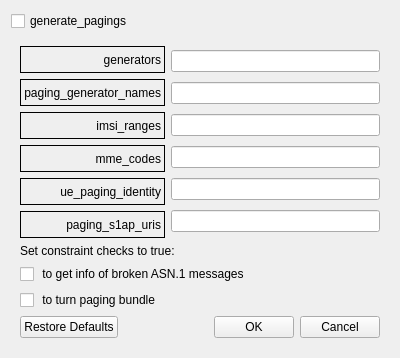
<?xml version="1.0" encoding="UTF-8"?>
<ui version="4.0">
 <class>PaggingForm</class>
 <widget class="QWidget" name="PaggingForm">
  <property name="geometry">
   <rect>
    <x>0</x>
    <y>0</y>
    <width>400</width>
    <height>327</height>
   </rect>
  </property>
  <property name="windowTitle">
   <string>Form</string>
  </property>
  <layout class="QVBoxLayout" name="verticalLayout">
   <item>
    <widget class="QCheckBox" name="checkBox_generate_paggings">
     <property name="text">
      <string>generate_pagings</string>
     </property>
    </widget>
   </item>
   <item>
    <widget class="QFrame" name="paggings">
     <property name="enabled">
      <bool>true</bool>
     </property>
     <property name="frameShape">
      <enum>QFrame::NoFrame</enum>
     </property>
     <property name="frameShadow">
      <enum>QFrame::Raised</enum>
     </property>
     <layout class="QGridLayout" name="gridLayout_2">
      <item row="1" column="0">
       <layout class="QVBoxLayout" name="verticalLayout_5">
        <item>
         <layout class="QHBoxLayout" name="horizontalLayout_2">
          <item>
           <layout class="QVBoxLayout" name="verticalLayout_3">
            <item>
             <widget class="QLabel" name="lbl_2">
              <property name="enabled">
               <bool>true</bool>
              </property>
              <property name="minimumSize">
               <size>
                <width>0</width>
                <height>27</height>
               </size>
              </property>
              <property name="frameShape">
               <enum>QFrame::Box</enum>
              </property>
              <property name="frameShadow">
               <enum>QFrame::Plain</enum>
              </property>
              <property name="text">
               <string>generators</string>
              </property>
              <property name="alignment">
               <set>Qt::AlignRight|Qt::AlignTrailing|Qt::AlignVCenter</set>
              </property>
             </widget>
            </item>
            <item>
             <widget class="QLabel" name="lbl_3">
              <property name="enabled">
               <bool>true</bool>
              </property>
              <property name="minimumSize">
               <size>
                <width>0</width>
                <height>27</height>
               </size>
              </property>
              <property name="frameShape">
               <enum>QFrame::Box</enum>
              </property>
              <property name="frameShadow">
               <enum>QFrame::Plain</enum>
              </property>
              <property name="text">
               <string>paging_generator_names</string>
              </property>
              <property name="alignment">
               <set>Qt::AlignRight|Qt::AlignTrailing|Qt::AlignVCenter</set>
              </property>
             </widget>
            </item>
            <item>
             <widget class="QLabel" name="lbl_5">
              <property name="enabled">
               <bool>true</bool>
              </property>
              <property name="minimumSize">
               <size>
                <width>0</width>
                <height>27</height>
               </size>
              </property>
              <property name="frameShape">
               <enum>QFrame::Box</enum>
              </property>
              <property name="frameShadow">
               <enum>QFrame::Plain</enum>
              </property>
              <property name="text">
               <string>imsi_ranges</string>
              </property>
              <property name="alignment">
               <set>Qt::AlignRight|Qt::AlignTrailing|Qt::AlignVCenter</set>
              </property>
             </widget>
            </item>
            <item>
             <widget class="QLabel" name="lbl_7">
              <property name="enabled">
               <bool>true</bool>
              </property>
              <property name="minimumSize">
               <size>
                <width>0</width>
                <height>27</height>
               </size>
              </property>
              <property name="frameShape">
               <enum>QFrame::Box</enum>
              </property>
              <property name="frameShadow">
               <enum>QFrame::Plain</enum>
              </property>
              <property name="text">
               <string>mme_codes</string>
              </property>
              <property name="alignment">
               <set>Qt::AlignRight|Qt::AlignTrailing|Qt::AlignVCenter</set>
              </property>
             </widget>
            </item>
            <item>
             <widget class="QLabel" name="lbl_6">
              <property name="enabled">
               <bool>true</bool>
              </property>
              <property name="minimumSize">
               <size>
                <width>0</width>
                <height>27</height>
               </size>
              </property>
              <property name="frameShape">
               <enum>QFrame::Box</enum>
              </property>
              <property name="frameShadow">
               <enum>QFrame::Plain</enum>
              </property>
              <property name="text">
               <string>ue_paging_identity</string>
              </property>
              <property name="alignment">
               <set>Qt::AlignRight|Qt::AlignTrailing|Qt::AlignVCenter</set>
              </property>
             </widget>
            </item>
            <item>
             <widget class="QLabel" name="lbl_4">
              <property name="enabled">
               <bool>true</bool>
              </property>
              <property name="minimumSize">
               <size>
                <width>0</width>
                <height>27</height>
               </size>
              </property>
              <property name="frameShape">
               <enum>QFrame::Box</enum>
              </property>
              <property name="frameShadow">
               <enum>QFrame::Plain</enum>
              </property>
              <property name="text">
               <string>paging_s1ap_uris</string>
              </property>
              <property name="alignment">
               <set>Qt::AlignRight|Qt::AlignTrailing|Qt::AlignVCenter</set>
              </property>
             </widget>
            </item>
           </layout>
          </item>
          <item>
           <layout class="QVBoxLayout" name="verticalLayout_4">
            <item>
             <widget class="QLineEdit" name="tet_generators">
              <property name="enabled">
               <bool>true</bool>
              </property>
             </widget>
            </item>
            <item>
             <widget class="QLineEdit" name="tet_pagging_generator_names">
              <property name="enabled">
               <bool>true</bool>
              </property>
             </widget>
            </item>
            <item>
             <widget class="QLineEdit" name="tet_imsi_ranges">
              <property name="enabled">
               <bool>true</bool>
              </property>
             </widget>
            </item>
            <item>
             <widget class="QLineEdit" name="tet_mme_codes">
              <property name="enabled">
               <bool>true</bool>
              </property>
             </widget>
            </item>
            <item>
             <widget class="QLineEdit" name="tet_ue_pagging_identity">
              <property name="enabled">
               <bool>true</bool>
              </property>
             </widget>
            </item>
            <item>
             <widget class="QLineEdit" name="tet_pagging_s1ap_uris">
              <property name="enabled">
               <bool>true</bool>
              </property>
             </widget>
            </item>
           </layout>
          </item>
         </layout>
        </item>
        <item>
         <widget class="QLabel" name="label">
          <property name="text">
           <string>Set constraint checks to true: </string>
          </property>
         </widget>
        </item>
        <item>
         <widget class="QCheckBox" name="checkBox_s1ap_checkASN1_constraints">
          <property name="text">
           <string> to get info of broken ASN.1 messages</string>
          </property>
         </widget>
        </item>
        <item>
         <widget class="QCheckBox" name="checkBox_bundle_pagging">
          <property name="text">
           <string> to turn paging bundle</string>
          </property>
         </widget>
        </item>
        <item>
         <spacer name="verticalSpacer">
          <property name="orientation">
           <enum>Qt::Vertical</enum>
          </property>
          <property name="sizeHint" stdset="0">
           <size>
            <width>20</width>
            <height>40</height>
           </size>
          </property>
         </spacer>
        </item>
        <item>
         <layout class="QHBoxLayout" name="horizontalLayout">
          <item>
           <widget class="QPushButton" name="RestoreButton">
            <property name="text">
             <string>Restore Defaults</string>
            </property>
           </widget>
          </item>
          <item>
           <spacer name="horizontalSpacer">
            <property name="orientation">
             <enum>Qt::Horizontal</enum>
            </property>
            <property name="sizeHint" stdset="0">
             <size>
              <width>40</width>
              <height>20</height>
             </size>
            </property>
           </spacer>
          </item>
          <item>
           <widget class="QPushButton" name="OkButton">
            <property name="text">
             <string>OK</string>
            </property>
           </widget>
          </item>
          <item>
           <widget class="QPushButton" name="CancelButton">
            <property name="text">
             <string>Cancel</string>
            </property>
           </widget>
          </item>
         </layout>
        </item>
       </layout>
      </item>
     </layout>
    </widget>
   </item>
  </layout>
 </widget>
 <resources/>
 <connections/>
</ui>
